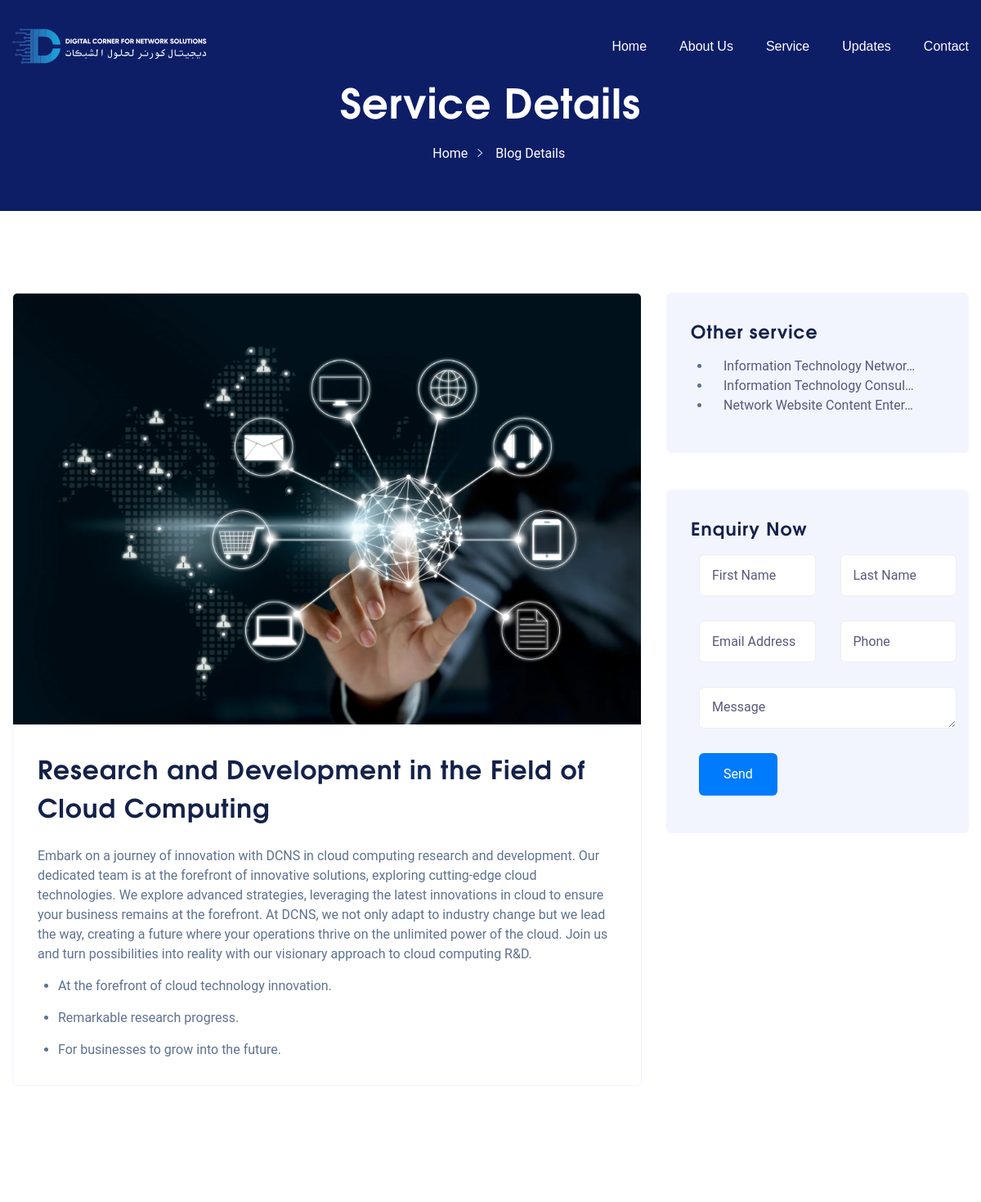
Page /service_details/research-and-development-in-the-field-of-cloud-computing (upper part) on the earlier database version.
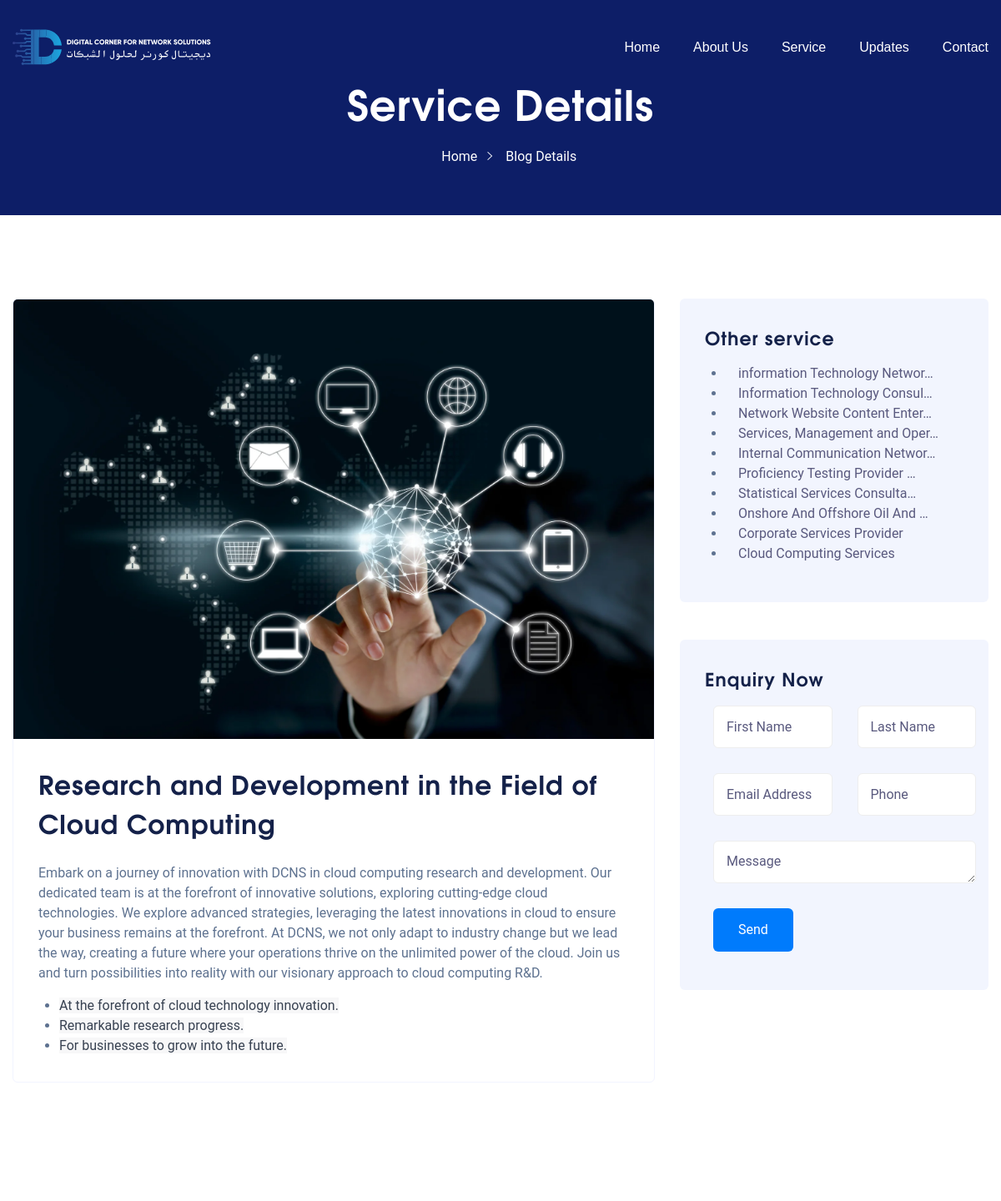
Same page on the later database version.
### web/models.py (models this page shows, shortened)
class Service(models.Model):
    title = models.CharField(max_length=500)
    slug = models.SlugField(max_length=500)
    image = models.ImageField(upload_to="services/img/")
    description = RichTextField(blank=True, null=True)
    is_service = models.BooleanField(default=False)
    is_home = models.BooleanField(default=False)
    is_create = models.DateTimeField(auto_now_add=True)
    class Meta:
        ordering = ["id"]
        verbose_name = "service"
        verbose_name_plural = "services"
    def get_absolute_url(self):
        return reverse("web:service_details", kwargs={"slug": self.slug})

### web/views.py (the view, shortened to what this page needs)
# urls.py: path("service_details/<slug:slug>", views.service_details, name="service_details"),
def service_details(request, slug):
    service = get_object_or_404(Service, slug=slug)
    other_services = Service.objects.exclude(slug=slug)
    context = {
        "service": service,
        "request": request,
        "other_services": other_services,
    }
    return render(request, "web/service_details.html", context)

### web/context_processors.py (called while the page is built)
def updates_context(request):
    updates = Updates.objects.filter(is_updates=True)
    return {"updates": updates}

### web/models.py (called while the page is built)
    def get_absolute_url(self):
        return reverse("web:update_details", kwargs={"slug": self.slug})

### templates/web/service_details.html (shortened to what the changed rows need)
{% extends 'web/partials/base.html' %}
{% load static %}
{% block content %}
<div class=" main-bg">
    <div class="container-fluid p-0">
        <div class="text-left iq-breadcrumb-one
                  iq-bg-over black     ">
            <div class="container">
                <div class="row align-items-center">
                    <div class="col-sm-12">
                        <nav aria-label="breadcrumb" class="text-center iq-breadcrumb-two">
                            <h2 class="title">
                                Service Details </h2>
                        </nav>
                    </div>
                </div>
            </div>
        </div>
    </div>
</div>
<div class="iq-blog-section overview-block-ptb">
    <div class="container">
        <div class="row">
            <div class="col-lg-8 col-sm-12 mt-lg-0 mt-5">
                <article id="post-218"
                    class="post-218 post type-post status-publish format-standard has-post-thumbnail hentry category-marketing tag-business tag-marketing">
                    <div class="iq-blog-box">
                        <div class="iq-blog-image clearfix">
                            <img src="{{ service.image.url }}" class="img-fluid" alt="qloud" />
                        </div>
                        <div class="iq-blog-detail">
                            <div class="iq-blog-meta">
                                <h3 class="widget-title">{{ service.title }}</h3>
                            </div>
                            <div class="blog-content">
                                <p>{{ service.description|safe }}</p>
                            </div>
                        </div>
                    </div>
                </article>
            </div>
            <div class="col-lg-4 col-sm-12 mt-lg-0 mt-5">
                <aside id="secondary" class="widget-area" aria-label="Blog Sidebar">
                    <div id="recent-posts-2" class="widget widget_recent_entries">
                        <h2 class="widget-title">Other service</h2>
                        <ul>
                            {% for other_service in other_services %}
                            <li>
                                <a href="{{ other_service.get_absolute_url }}">{{other_service.title|truncatechars:30}}
                                </a>
                            </li>
                            {% endfor %}
                        </ul>
                    </div>
                    <div id="recent-posts-2" class="widget widget_recent_entries">
                        <h2 class="widget-title">Enquiry Now</h2>
                    </div>
                </aside>
            </div>
        </div>
    </div>
</div>
{% endblock %}

Differences in the rows shown:
removed Service: title "Information Technology Networ…"
added Service: title "information Technology Networ…"
added Service: title "Services, Management and Oper…"
added Service: title "Internal Communication Networ…"
added Service: title "Proficiency Testing Provider …"
added Service: title "Statistical Services Consulta…"
added Service: title "Onshore And Offshore Oil And …"
added Service: title "Corporate Services Provider"
added Service: title "Cloud Computing Services"
